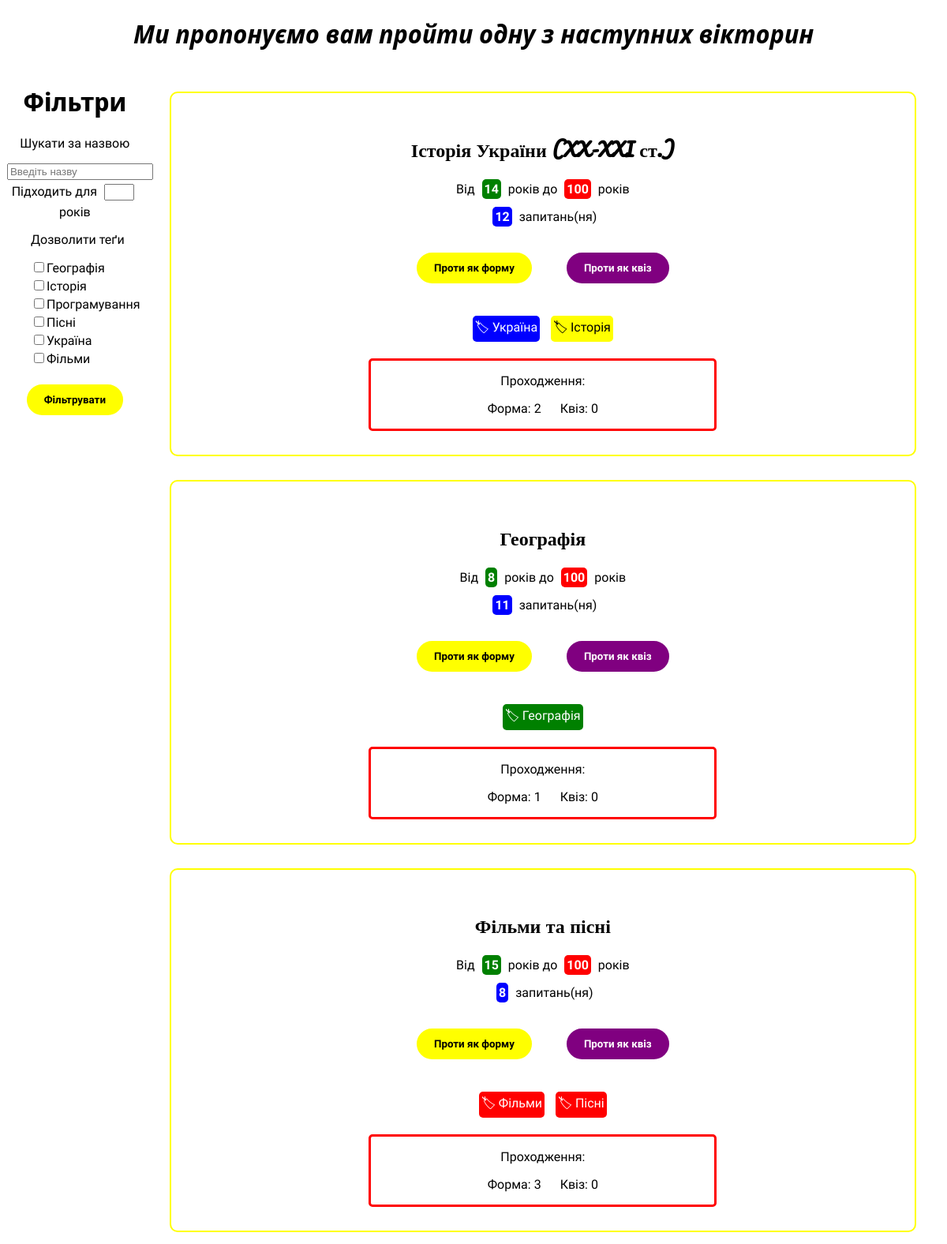
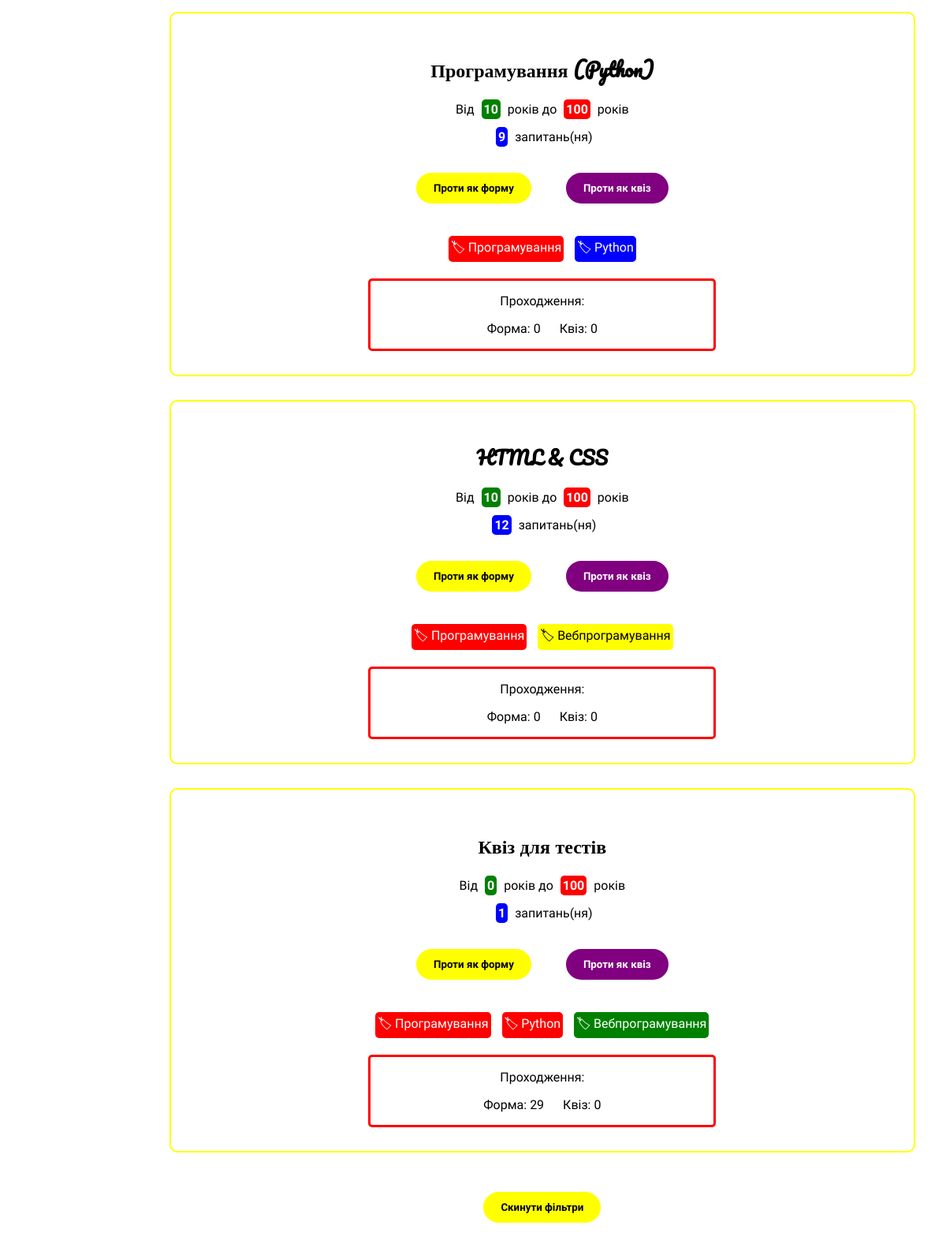
The page / on the database its author committed (2 pictures, top to bottom).
### home/models.py (models this page shows, shortened)
class Quiz(models.Model):
    name = models.CharField(max_length=50, unique=True)
    searchable = models.CharField(max_length=50, null=True)  # = name.lower()
    min_age = models.SmallIntegerField()
    max_age = models.SmallIntegerField(default=100)
    tags = models.ManyToManyField(Tag, related_name='quizzes')
    questions = models.ManyToManyField(Question, related_name='quizzes')
    available = models.BooleanField(default=False)

class Tag(models.Model):
    tag = models.CharField(max_length=20, unique=True)
    localized_uk_ua = models.CharField(max_length=20, unique=True, blank=True)
    popular = models.BooleanField()

class Completion(models.Model):  # Instead of 'Quiz.completed_as_...' and 'Quiz.average_score'
    quiz = models.ForeignKey(Quiz, on_delete=models.CASCADE, related_name='completions')
    user = models.ForeignKey(
        settings.AUTH_USER_MODEL, on_delete=models.DO_NOTHING, related_name='completions', null=True
    )
    is_form = models.BooleanField()  # Instead of 'completion_type' filed. True = form, False = quiz
    token = models.CharField(unique=True, max_length=64, null=True)
    start_time = models.DateTimeField()
    end_time = models.DateTimeField(auto_now=True)
    score = models.IntegerField(default=0)

### home/views.py (the view)
# urls.py: path('', index, name='index'),
def index(request):
    quizzes = Quiz.objects.filter(available=True)
    color_classes = ['red-box', 'yellow-box', 'blue-box', 'green-box']
    return render(request, 'home/quiz_list.html', {'quizzes': quizzes, 'color_classes': color_classes})

### home/templatetags/is_form.py (called while the page is built)
@register.filter
def is_form(model):
    return model.filter(is_form=True)

@register.filter
def is_quiz(model):
    return model.exclude(is_form=True)

### templates/home/quiz_list.html
{% extends "home/index.html" %}
{% load is_form %}
{% block quiz_list %}
    {% for quiz in quizzes %}
        <div class="quiz-label">
            <h2 class="quiz-name">{{ quiz.name }}</h2>
            <p>
                Від <b class="color-box green-box">{{ quiz.min_age }}</b> років до <b class="color-box red-box">{{ quiz.max_age }}</b> років
            </p>
            <p><b class="color-box blue-box">{{ quiz.questions.all|length }}</b> запитань(ня)</p>
            <a href="{% url 'form' %}?id={{ quiz.id }}"><button class="complete complete-as-form">Проти як форму</button></a>
            <a href="quiz?id="><button class="complete complete-as-quiz">Проти як квіз</button></a>
            <div class="tag-space">
                <ul>
                    {% for tag in quiz.tags.all %}
                        <li class="color-box {{ color_classes|random }}">&#127991 {{ tag.localized_uk_ua }}</li>
                    {% endfor %}
                </ul>
            </div>
            <div class="additional-info">
                <p>Проходження:</p>
                <ul>
                    <li class="completed-times">Форма: {{ quiz.completions|is_form|length }}</li>
                    <li class="completed-times">Квіз: {{ quiz.completions|is_quiz|length }}</li>
                </ul>
            </div>
        </div>
    {% endfor %}
{% endblock %}

### templates/home/index.html (shortened to what this page needs)
<!DOCTYPE html>
{% load static %}
<html lang="uk">
    <head>
        <link rel="stylesheet" href="{% static 'home/css/base.css' %}">
        <link rel="stylesheet" href="{% static 'home/css/index.css' %}">
    </head>
    <body>
        <div class="hat">
            <h1><i>Ми пропонуємо вам пройти одну з наступних вікторин</i></h1>
        </div>
        <div class="content-grid">
            <div class="side-bar">
                <form action="{% url 'filter' %}">
                    <h1>Фільтри</h1>
                    <div class="search">
                        <p>Шукати за назвою</p>
                        <input type="text" name="search" placeholder="Введіть назву">
                    </div>
                    <div class="for-age">
                        <label>Підходить для</label>
                        <input type="number" name="for-age" class="number-input" max="99" min="1">
                        <label>років</label>
                    </div>
                    <div class="tags">
                        <p>Дозволити теґи</p>
                        <div class="tag-filter-field"><input type="checkbox" name="geography"><label>Географія</label></div>
                        <div class="tag-filter-field"><input type="checkbox" name="history"><label>Історія</label></div>
                        <div class="tag-filter-field"><input type="checkbox" name="programming"><label>Програмування</label></div>
                        <div class="tag-filter-field"><input type="checkbox" name="songs"><label>Пісні</label></div>
                        <div class="tag-filter-field"><input type="checkbox" name="ukraine"><label>Україна</label></div>
                        <div class="tag-filter-field"><input type="checkbox" name="films"><label>Фільми</label></div>
                    </div>
                    <input type="submit" value="Фільтрувати" class="submit">
                </form>
            </div>
            <div class="questions-block">
                {% block quiz_list %}
                {% endblock %}
                <a href="/"><button class="submit">Скинути фільтри</button></a>
            </div>
        </div>
    </body>
</html>

### static/home/css/base.css (style rules this page uses)
body { text-align: center; }
p { font-family: 'Comfortaa', cursive; }
button { font-family: 'Comfortaa', cursive; }
h1, h2 { font-family: 'Noto Sans Display', sans-serif; }
.color-box { border: none; border-radius: 5px; color: white; padding: 3px; margin: 5px; }
.green-box { background-color: green; }
.red-box { background-color: red; }
.blue-box { background-color: blue; }
.yellow-box { background-color: yellow; color: black; }
.submit { background-color: yellow; border-color: yellow; margin: 20px; border-radius: 20px; border-style: solid; cursor: pointer; padding-left: 20px; padding-right: 20px; padding-bottom: 10px; padding-top: 10px; font-weight: bold; font-family: 'Comfortaa', cursive; transition: background-color 0.15s, padding-left 0.15s, padding-right 0.15s; }

### static/home/css/index.css (style rules this page uses)
.quiz-label { border-color: yellow; border-radius: 10px; border-width: 2px; border-style: solid; padding: 30px; margin: 30px; transition: border-color 0.5s, border-radius 0.5s, box-shadow 0.5s; }
.quiz-name { font-family: 'Pacifico', cursive; }
.complete { margin: 20px; border-radius: 20px; border-style: solid; cursor: pointer; padding-left: 20px; padding-right: 20px; padding-bottom: 10px; padding-top: 10px; font-weight: bold; transition: background-color 0.15s, padding-left 0.15s, padding-right 0.15s, color 0.15s; }
.complete-as-form { background-color: yellow; border-color: yellow; }
.complete-as-quiz { background-color: purple; border-color: purple; color: white; }
.side-bar { display: inline-block; width: 14.5%; vertical-align: top; }
.questions-block { display: inline-block; width: 85%; }
label { font-family: 'Comfortaa', cursive; }
.tag-filter-field { margin-bottom: 3px; }
.tags { text-align: left; padding-left: 30px; }
.number-input { width: 30px; margin: 5px; }
li { display: inline-block; font-family: 'Comfortaa', cursive; }
ul { padding: 0; }
.completed-times { margin-left: 10px; margin-right: 10px; }
.additional-info { border-width: 3px; border-style: solid; border-radius: 5px; border-color: red; margin-left: 25%; margin-right: 25%; }

### rows shown on the page
Quiz: name "Історія України (XX-XXI ст.)", min_age "14", max_age "100", questions.all|length "12", completions|is_form "2", completions|is_quiz "0"
Tag: localized_uk_ua "Україна"
Tag: localized_uk_ua "Історія"
Quiz: name "Географія", min_age "8", max_age "100", questions.all|length "11", completions|is_form "1", completions|is_quiz "0"
Tag: localized_uk_ua "Географія"
Quiz: name "Фільми та пісні", min_age "15", max_age "100", questions.all|length "8", completions|is_form "3", completions|is_quiz "0"
Tag: localized_uk_ua "Фільми"
Tag: localized_uk_ua "Пісні"
Quiz: name "Програмування (Python)", min_age "10", max_age "100", questions.all|length "9", completions|is_form "0", completions|is_quiz "0"
Tag: localized_uk_ua "Програмування"
Tag: localized_uk_ua "Python"
Quiz: name "HTML & CSS", min_age "10", max_age "100", questions.all|length "12", completions|is_form "0", completions|is_quiz "0"
Tag: localized_uk_ua "Вебпрограмування"
Quiz: name "Квіз для тестів", min_age "0", max_age "100", questions.all|length "1", completions|is_form "29", completions|is_quiz "0"
